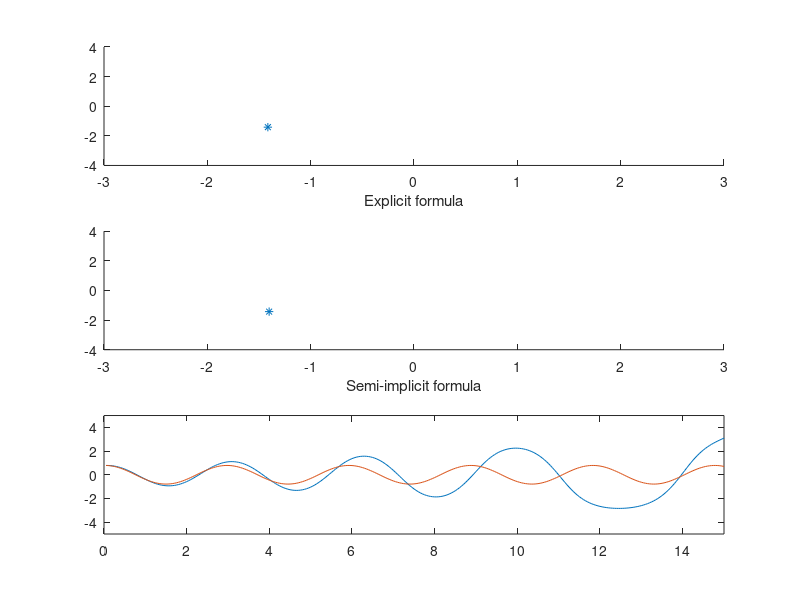
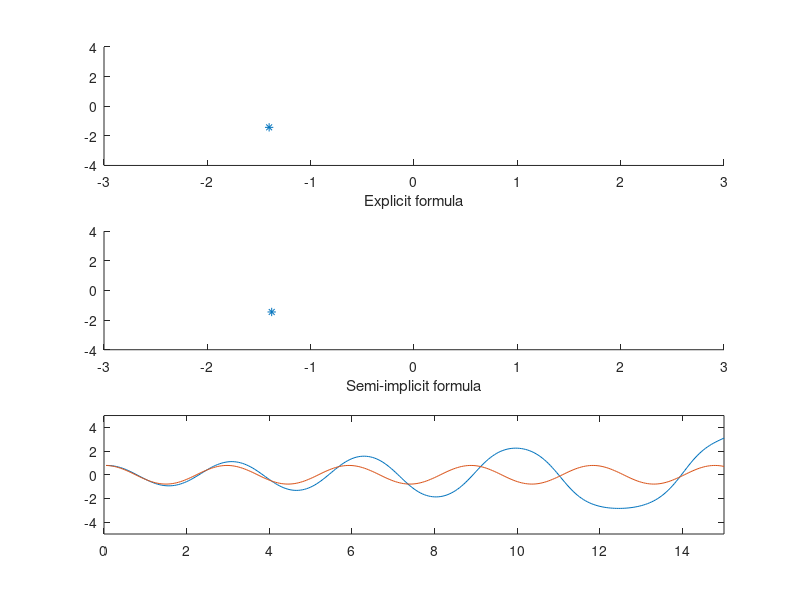
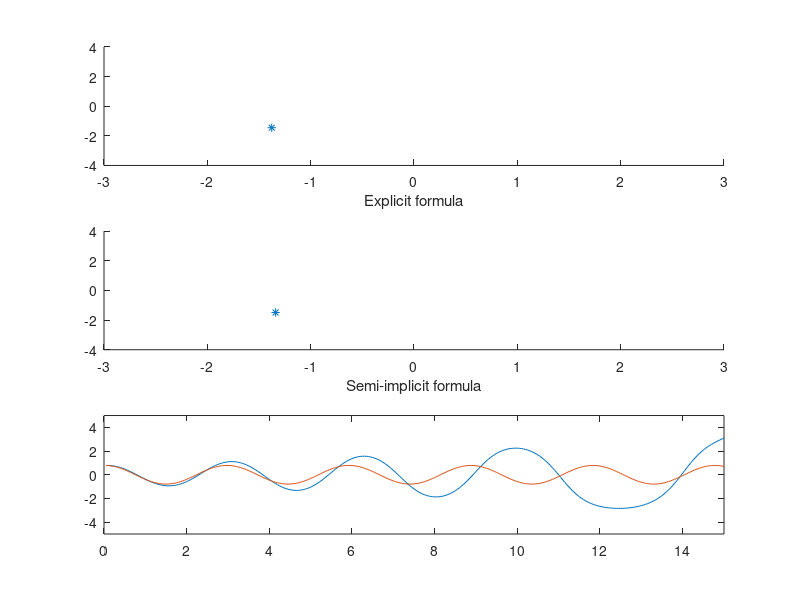
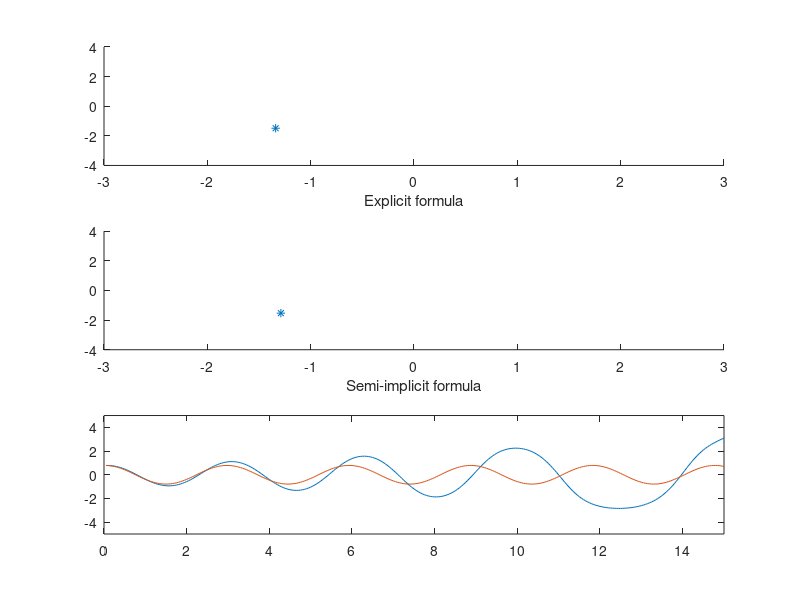

Source code (MATLAB) for these figures, in order:
% DigiPen Bilbao
%
% PHY250 Spring 2021
%
% Asier Azpiri Iriarte
% asier.azpiri@digipen.edu
% 11/23/2021
%
%===============================================================================
function Pendulum
 
  %Set the variables for pendulum
  Length = 2.0;
  Gravity = 9.8;
  dTime = 0.05;
  
  %Initialize array for angular velocity (Excplicit formula)
  W0 = linspace(0,0,300);
  %Initialize array for angular velocity (Semi-implicit formula)
  W1 = linspace(0,0,300);

  %Initialize arrays for pendulum angles (Excplicit formula)
  Angle0 = linspace(0,0,300);
  %Set initial angle
  Angle0(1) = 45.0 * (pi / 180.0);
  %Initialize array for angular velocity (Semi-implicit formula)
  Angle1 = linspace(0,0,300);
  %Set initial angle
  Angle1(1) = 45.0 * (pi / 180.0);

  %Initialize time array and its first value
  Time = linspace(0,0,300);
  Time(1) = dTime;

  %Set first position of pendulum (Excplicit formula)
  X0 = Length * cos(Angle0(1));
  Y0 = Length * sin(Angle0(1));
  
  %Set first position of pendulum (Semi-implicit formula)
  X1 = Length * cos(Angle0(1));
  Y1 = Length * sin(Angle0(1));

  %Fill the arrays using Explicit formula
  for i = 2:300
    W0(i) = W0(i - 1) + dTime * (-Gravity/Length * sin(Angle0(i - 1)));
    Angle0(i) = Angle0(i - 1) + dTime * W0(i - 1);
    Time(i) = dTime * i;
  endfor
  
  %Plot the Explicit relation between angle and time
  subplot(3,1,3);
  plot(Time,Angle0);
  axis([0,15,-5,5]);
  hold on
  
  %Fill the arrays using Semi-implicit formula
  for j = 2:300
    W0(j) = W0(j - 1) + dTime * (-Gravity/Length * sin(Angle0(j - 1)));
    Angle0(j) = Angle0(j- 1) + dTime * W0(j);
  endfor
  
  %Plot the Semi-implicit relation between angle and time
  subplot(3,1,3);
  plot(Time,Angle0);
  
  %Plot the position for both pendulums
  for k = 2:300
    %Case Explicit formula
    W0(k) = W0(k - 1) + dTime * (-Gravity/Length * sin(Angle0(k - 1)));
    Angle0(k) = Angle0(k - 1) + dTime * W0(k - 1);
    X0 = Length * cos(Angle0(k));
    Y0 = Length * sin(Angle0(k));
    
    %Open a subplot for Explicit formula
    h1 = subplot(3,1,1);
    axis([-3, 3, -4, 4]);
    xlabel("Explicit formula");
    hold on
    plot(-Y0,-X0,'*');

    %Case Semi-implicit formula
    W1(k) = W1(k - 1) + dTime * (-Gravity/Length * sin(Angle1(k - 1)));
    Angle1(k) = Angle1(k - 1) + dTime * W1(k);
    X1 = Length * cos(Angle1(k));
    Y1 = Length * sin(Angle1(k));
    
    %Open a subplot for Semi-implicit formula
    h2 = subplot(3,1,2);
    axis([-3, 3, -4, 4]);
    xlabel("Semi-implicit formula");
    hold on
    plot(-Y1,-X1,'*');
    
    %Save and print the frame
    filename = sprintf('C:\\Users\\asier.azpiri\\Desktop\\PHY250_HW4\\Exercise\\%05d.jpg',k);
    print(filename);
    
    %Delete the frame and make the next one
    delete(h1);
    delete(h2);
    
  endfor

endfunction